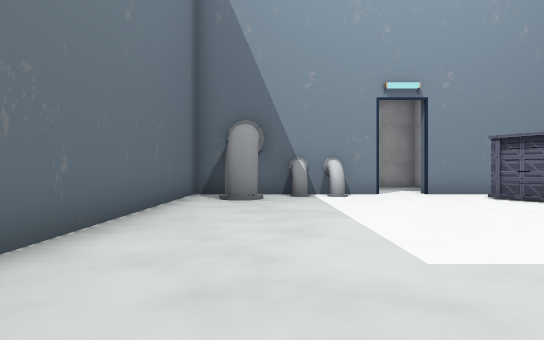
[1] (above)

13 first-person views from a walk through a 3-D level made in the Unity game engine. The camera is 1.4 m above the floor, looks level and sees 75° across. The floor is counted in squares, 2 m on a side. Each view is taken from the middle of a square. On the plan, view 1 faces up. The plan holds only what a view shows up to about 11 squares ahead; the rest is blank. The player is left out. Door leaves are left out, so doorways stand open. Some surface patterns are stand-ins.

[2]
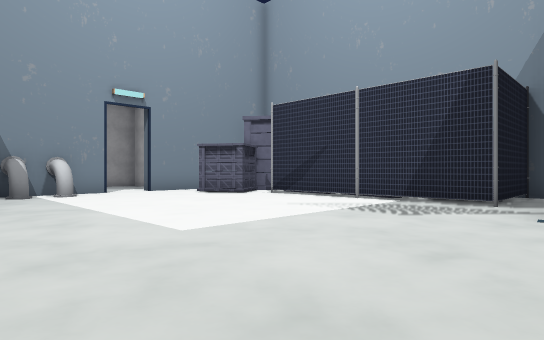

[3]
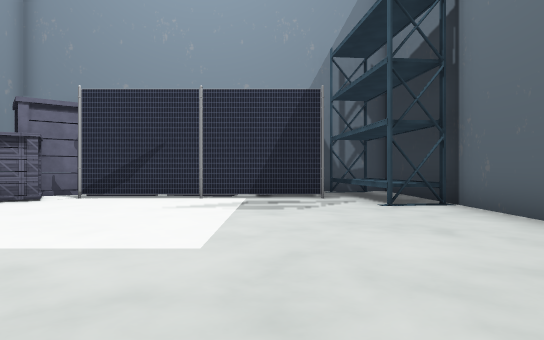

[4]
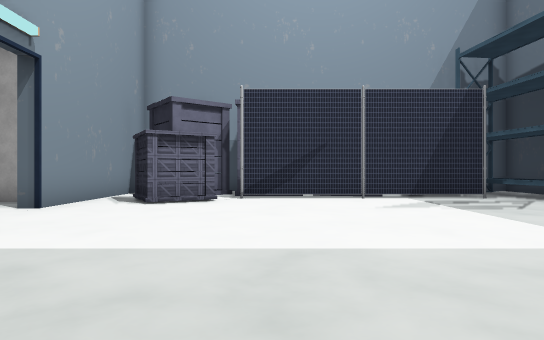

[5]
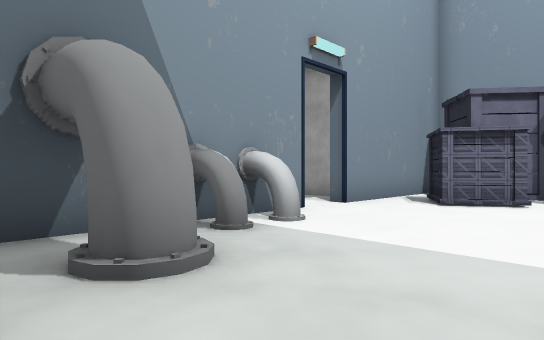

[6]
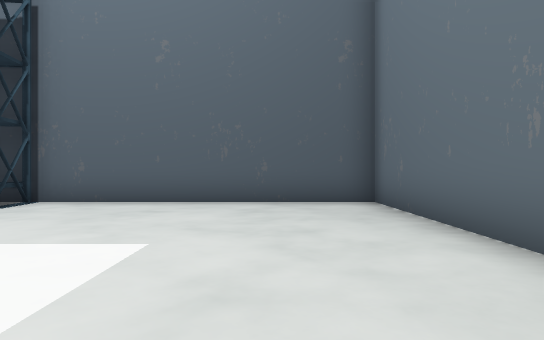

[7]
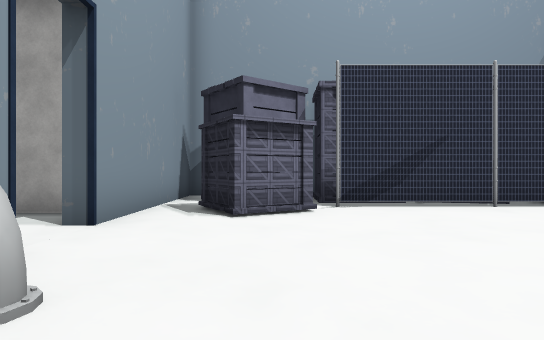

[8]
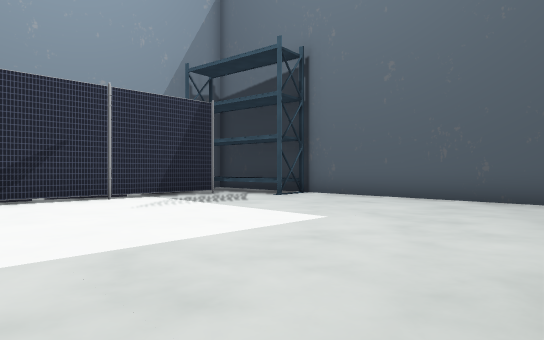

[9]
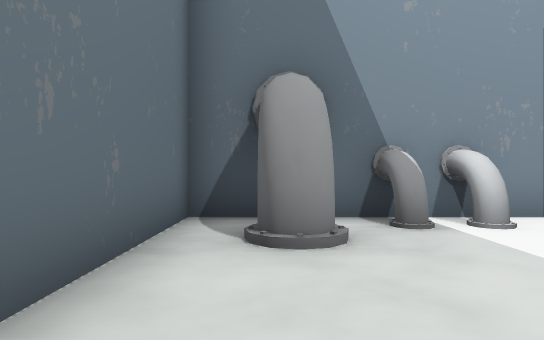

[10]
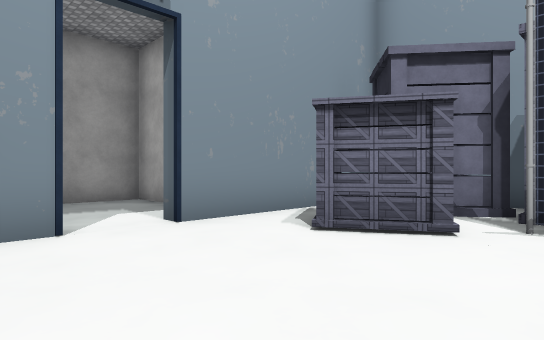

[11]
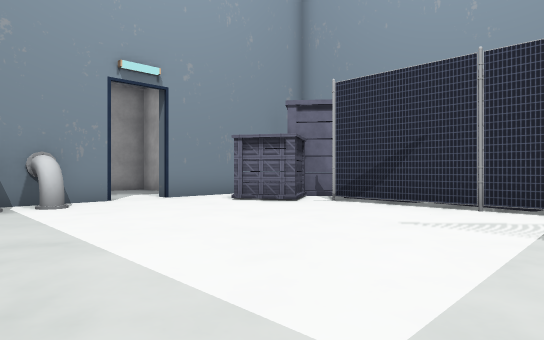

[12]
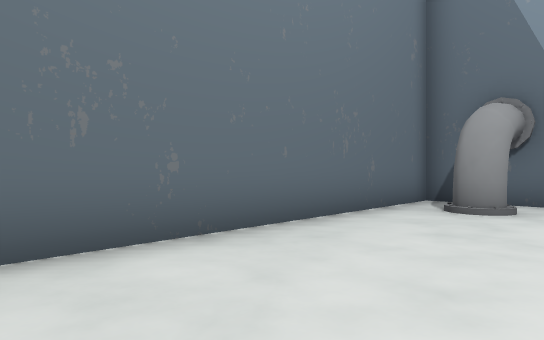

[13]
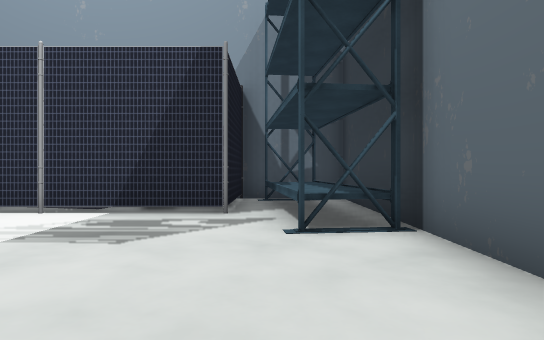

### Floor plan
Key: @ floor where view 1 was taken; # wall or solid block; . floor; D open door; ^ raised ledge; P pipe; C crate; O other object.
Columns run from 3 left of view 1 to 10 right of it. Each row starts with its distance up from view 1.
 15        ##
 14        ..O
 13        ..O
 12        ..O
 11 ####  ..#O####
 10 #...PPDD.....#
  9 #.P......C.OO#
  8 #........CCOO#
  7 #..........CC#
  6 #.........#C
  5 #.........#C
  4 #.........#C
  3 #.........#C
  2 #.........#
  1 #.........####
  0 #..@......^^^#
 -1 #.......^^^^^#
 -2 ##############

Where each view was taken, in squares from view 1:
view 1: 0 up, 0 right, facing up
view 2: 1 down, 1 left, facing up-right
view 3: 2 up, 2 left, facing right
view 4: 6 up, 2 left, facing right
view 5: 6 up, 2 left, facing up-right
view 6: 6 up, 0 right, facing down
view 7: 8 up, 0 right, facing right
view 8: 7 up, 2 left, facing down-right
view 9: 5 up, 1 left, facing up
view 10: 6 up, 2 right, facing up-right
view 11: 2 up, 0 right, facing up-right
view 12: 2 up, 1 right, facing up-left
view 13: 0 up, 1 right, facing right
